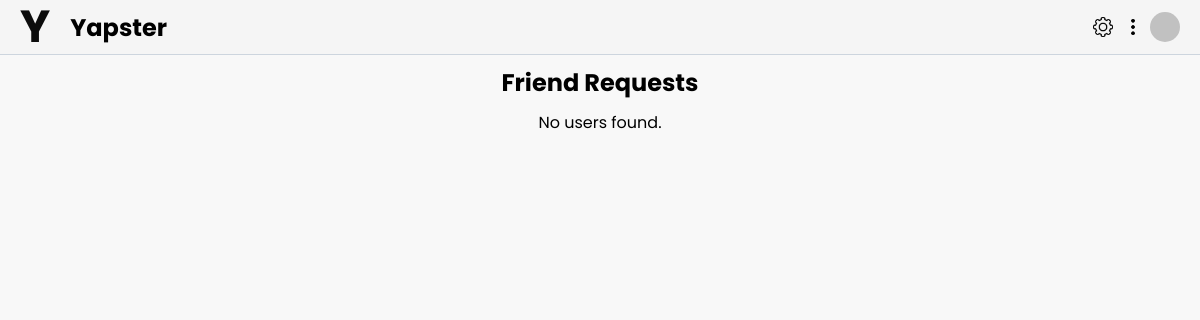
/friend/friend_requests (signed in), run on an earlier commit of the app's database.
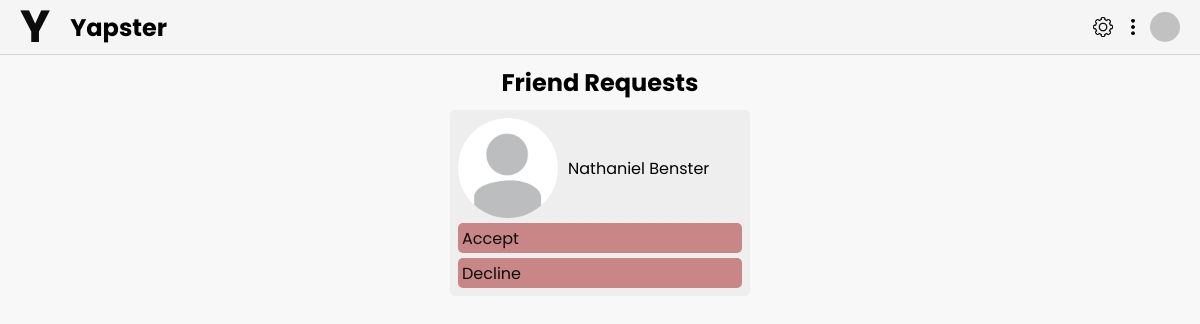
And on a later commit of the database.
### friend/models.py (models this page shows, shortened)
class FriendRequest(models.Model):
    sender = models.ForeignKey(YapsterUser, on_delete=models.CASCADE, related_name='sender')
    receiver = models.ForeignKey(YapsterUser, on_delete=models.CASCADE, related_name='receiver')
    is_active = models.BooleanField(blank=True, null=False, default=True)
    timestamp = models.DateTimeField(auto_now_add=True)

### user/models.py (models this page shows, shortened)
class YapsterUser(models.Model):
    user = models.OneToOneField(User, on_delete=models.CASCADE, related_name='yapsteruser')
    gender = models.CharField(max_length=10, null=True, blank=True)
    bio = models.TextField(null=True, blank=True)
    profile_image = models.ImageField(upload_to='profile_images/', blank=True, null=True)
    phone_number = models.CharField(max_length=15, null=True, blank=True)
    city = models.CharField(max_length=50, null=True, blank=True)
    state = models.CharField(max_length=50, null=True, blank=True)
    postcode = models.CharField(max_length=10, null=True, blank=True)
    country = models.CharField(max_length=50, null=True, blank=True)
    is_deleted = models.BooleanField(default=False)
    first_name = models.CharField(max_length=30, null=True, blank=True)
    last_name = models.CharField(max_length=30, null=True, blank=True)
    email = models.EmailField(null=True, blank=True)

### friend/views.py (the view)
# urls.py: path('friend_requests', views.friend_requests_view, name='friend_requests'),
@login_required
def friend_requests_view(request):
    requests = FriendRequest.objects.filter(receiver=request.user.yapsteruser, is_active=True)
    return render(request, 'friend_requests.html', {'friend_requests': requests})

### friend/templates/friend_requests.html (shortened to what this page needs)
{% load static %}
<!DOCTYPE html>
<html lang="en">
  <head>
    <link rel="stylesheet" href="{% static 'friend/styles.css' %}" />
    <link rel="stylesheet" href="{% static 'yapster/styles.css' %}" />
  </head>
  <body>
    {% include 'html/navbar.html' %}
    <h2 class="title">Friend Requests</h2>
    <div class="users-cont">
      {% for request in friend_requests %}
      <div class="user">
        <div class="user-details">
          <img class="user__profile-image" src="{% static 'images/default_profile.jpg' %}" alt="" />
          <p class="user__name">
            {{ request.sender.user.first_name }} {{ request.sender.user.last_name }}
          </p>
        </div>
        <div class="user__actions">
          <a href="{% url 'friend:accept_friend_request' request.id %}">Accept</a>
          <a href="{% url 'friend:decline_friend_request' request.id %}">Decline</a>
        </div>
      </div>
      {% empty %}
      <p>No users found.</p>
      {% endfor %}
    </div>
  </body>
</html>

What changed in the data, as far as the page shows it:
now on this page (row edited): FriendRequest: sender.user.first_name "Nathaniel", sender.user.last_name "Benster"
Also different on the page:
text no longer shown: "No users found."
